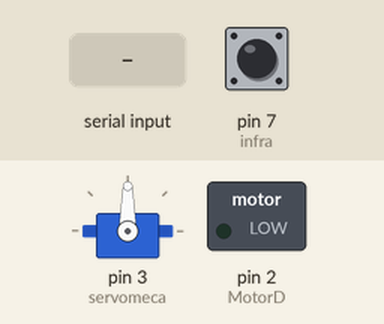
Recording of a sketch running on a simulated Arduino Uno, built with avr-gcc and run on an emulated ATmega328P. Shown: servo, switched loads named in the sketch (green lamp = pin HIGH). The test bench sets the inputs (shaded band); at power-on: pin 7 (infra) HIGH. What the sketch prints to the serial monitor is not drawn.

Above: at 1.2 s.
1.3 s: "n" received over Serial
At 1.52 s:
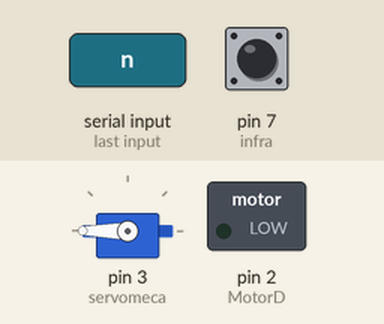
4.2 s: "c" received over Serial
At 4.8 s:
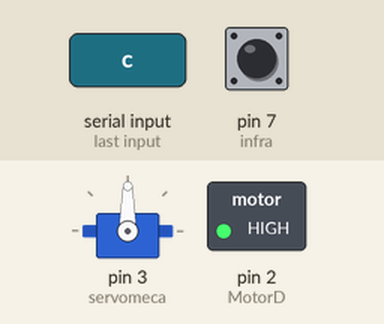
5.7 s: "n" received over Serial
At 5.92 s:
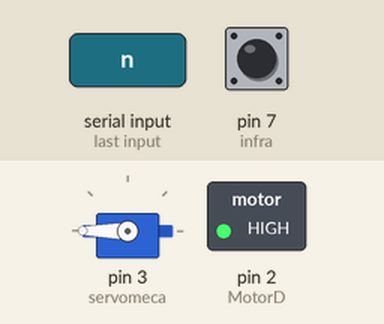
8.6 s: "v" received over Serial
At 9.4 s:
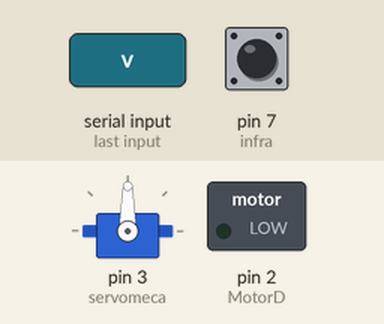
Timing chart, 0 to 11.1 s (numbered marks = the images above; inputs shaded):
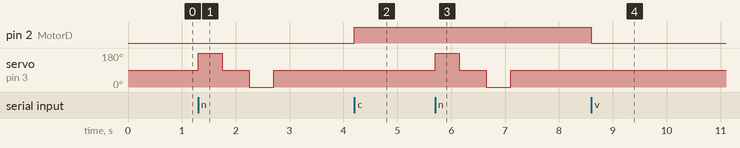

Measured:
- after the input at 1.3 s, servo on pin 3 (servomeca): 90° → 180° at once, → 90° 0.45 s later, → 0° 0.50 s later, → 90° 0.45 s later
- after the input at 4.2 s, pin 2 (MotorD): LOW → HIGH at once
- after the input at 5.7 s, servo on pin 3 (servomeca): 90° → 180° at once, → 90° 0.45 s later, → 0° 0.50 s later, → 90° 0.45 s later
- after the input at 8.6 s, pin 2 (MotorD): HIGH → LOW at once

The sketch:

sketch_jun3a.ino
```cpp
#include<Servo.h>
//Asignación de puertos del arduino..
Servo servomeca; //servo
int MotorD = 2;  //motor
int infra = 7;   //receptor infrarrojo
//variables globales
int valor = 0;  //almacenamiento y lectura del infrarrojo
char a;         //almcenamiento y lectura puerto serial
int b = 5;
void setup() {
	//inicio del puerto serial
	Serial.begin(9600);
	//declaracion de entradas y salidas
	pinMode(MotorD, OUTPUT);
	pinMode(infra, INPUT);
	servomeca.attach(3);
    Serial.print(" ");
    Serial.println("Banda Transportadora Grupo No.2:");
    Serial.println("1. c para arrancar la banda.");
    Serial.println("2. v para detener la banda");
    Serial.println("3. n para abrir la caja.");
}


void loop() {
    valor = digitalRead(infra);
    if (Serial.available() > 0) {
        a = Serial.read();
        switch (a) {
        case 'c':
        digitalWrite(MotorD, 1);
        b = 1;
        break;
        case 'v':
        digitalWrite(MotorD, 0);
        b = 5;
        break;
        case 'n':
        servomeca.write(360);
      	delay(450);
      	servomeca.write(90);
        delay(500);
        servomeca.write(0);
        delay(450);
        servomeca.write(90);
        delay(500);
	      break;
        }

    }
    if (valor == 0) {
        digitalWrite(MotorD, 0);
        a = 'c';
    }if (valor == 1 && a == 'c') {
        digitalWrite(MotorD,1);
}
}
```
